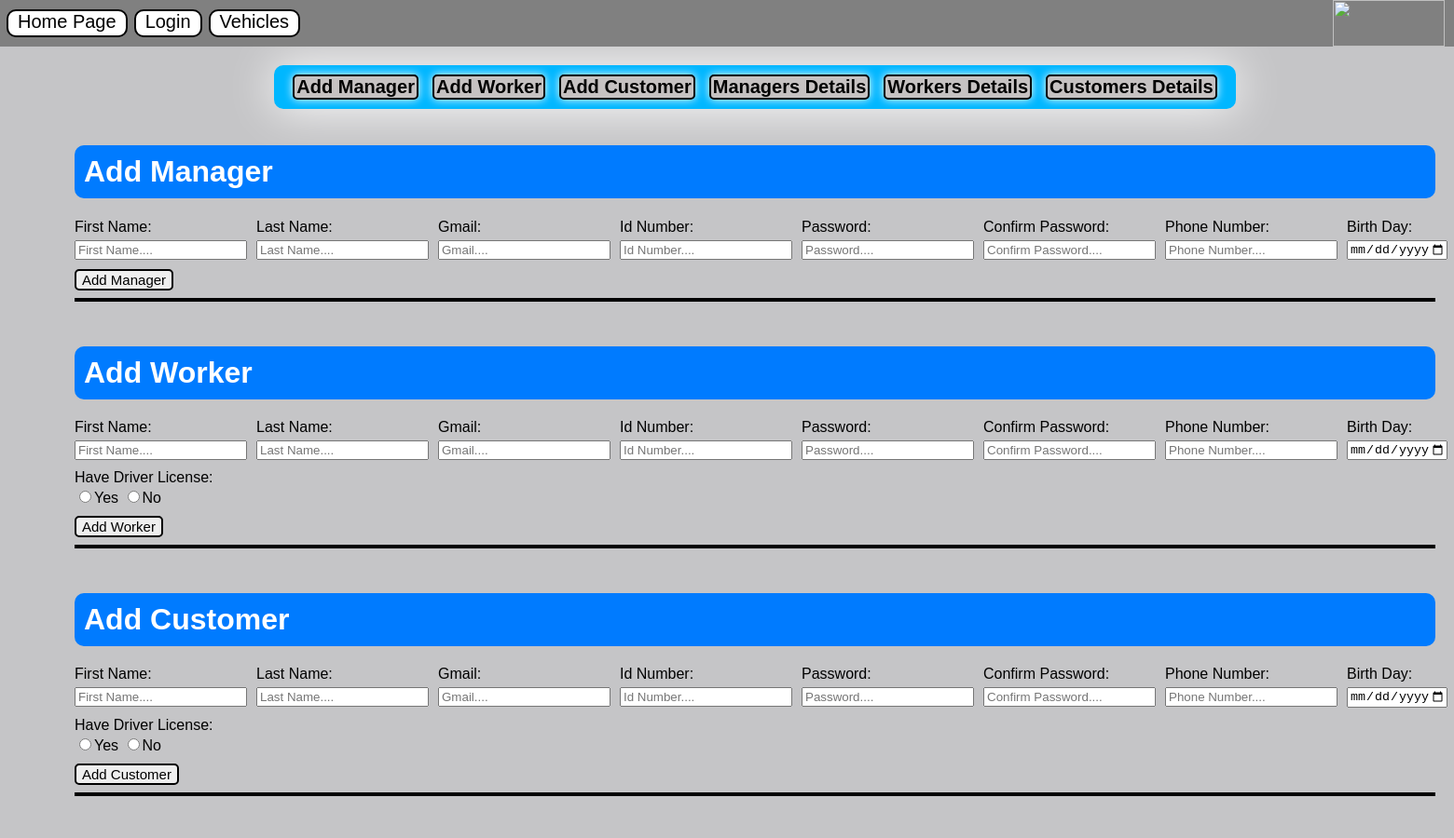
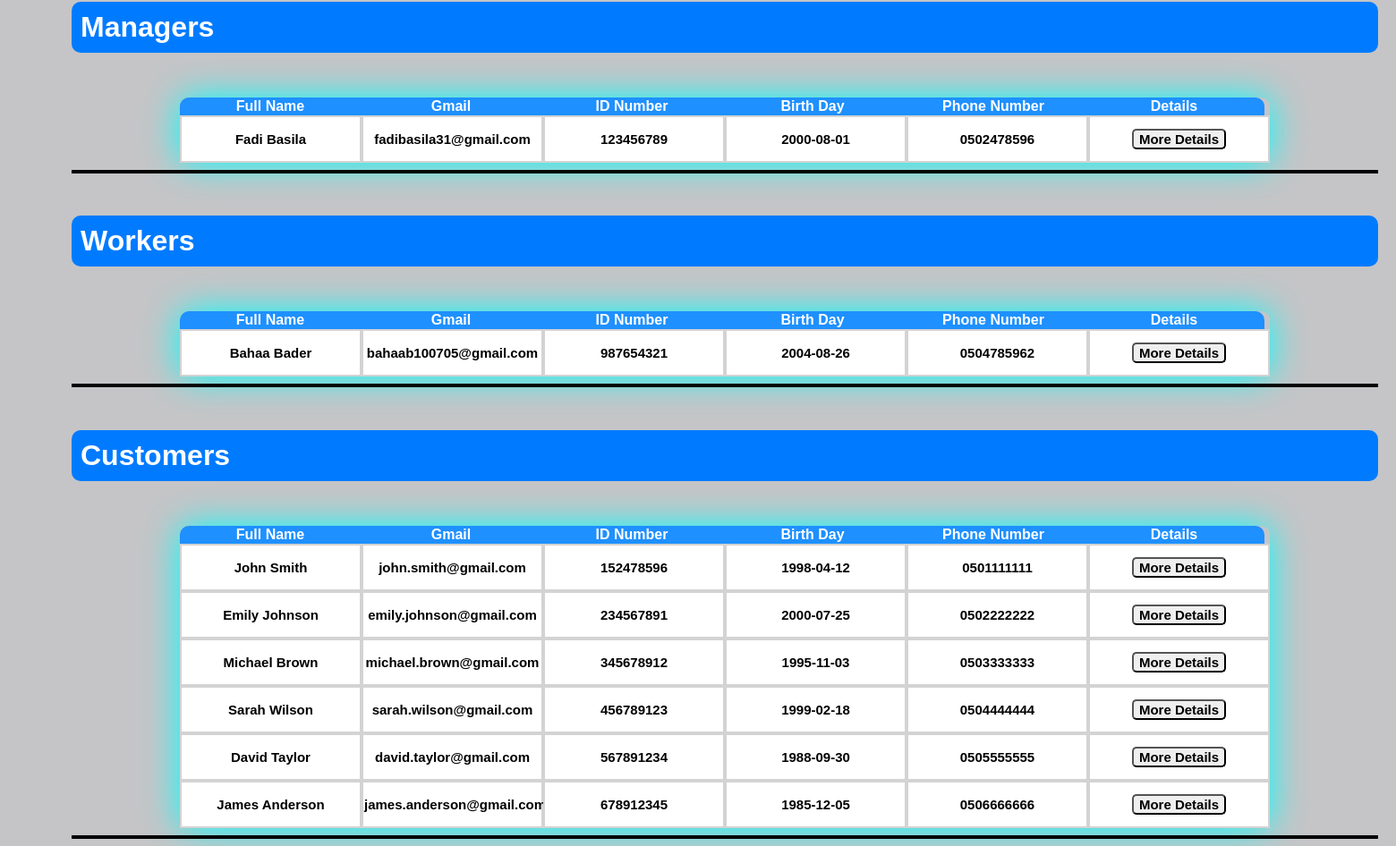
/UserDetails.php, run on the app's committed database (2 pictures, top to bottom).
### tables this page shows
CREATE TABLE IF NOT EXISTS `users` (
  `Id` int NOT NULL AUTO_INCREMENT,
  `FirstName` varchar(250) NOT NULL,
  `LastName` varchar(250) NOT NULL,
  `Gmail` varchar(250) NOT NULL,
  `IdNumber` varchar(9) NOT NULL,
  `Password` varchar(250) NOT NULL,
  `Password1` varchar(250) NOT NULL,
  `Password2` varchar(250) DEFAULT NULL,
  `Password3` varchar(250) DEFAULT NULL,
  `HaveDriverLicense` tinyint(1) NOT NULL DEFAULT '0',
  `Blocked` tinyint(1) NOT NULL DEFAULT '0',
  `FailedTimes` int NOT NULL DEFAULT '0',
  `BirthDay` date NOT NULL,
  `PhoneNumber` varchar(250) DEFAULT NULL,
  `Role` varchar(250) NOT NULL,
  `StartTimeExpired` datetime DEFAULT NULL,
  `EndTimeExpired` datetime DEFAULT NULL,
  PRIMARY KEY (`Id`)
);

### UserDetails.php (the view, shortened to what this page needs)
<?php
    include "Nav.php";
    $con=OpenCon();
?>
<!DOCTYPE html>
<html lang="en">
    <head>
    </head>
    <body>
        <div class="Css1">
            <nav>
                <a href="#addManager">Add Manager</a>
                <a href="#addWorker">Add Worker</a>
                <a href="#addCustomer">Add Customer</a>
                <a href="#ManagersDetails">Managers Details</a>
                <a href="#WorkersDetails">Workers Details</a>
                <a href="#CustomersDetails">Customers Details</a>
            </nav>
            <div id="addManager"></div><br>
            <h1>Add Manager
            </h1>
            <form method="POST">
                <div class="Css2">
                    <div><label>First Name:</label><input type="text" name="Fname" placeholder="First Name...." required></div>
                    <div><label>Last Name:</label><input type="text" name="Lname" placeholder="Last Name...." required></div>
                    <div><label>Gmail:</label><input type="email" name="Gmail" placeholder="Gmail...." required></div>
                    <div><label>Id Number:</label><input type="text" name="IdNumber" placeholder="Id Number...." required></div>
                    <div><label>Password:</label><input type="password" name="Pass1" placeholder="Password...." required></div>
                    <div><label>Confirm Password:</label><input type="password" name="Pass2" placeholder="Confirm Password...." required></div>
                    <div><label>Phone Number:</label><input type="text" name="PhoneNum" placeholder="Phone Number...." required></div>
                    <div><label>Birth Day:</label><input type="date" name="BirthDay" max="<?php echo date('Y-m-d') ?>" required></div>
                </div>
                <button id="AddUser" type="submit" name="AddManager">Add Manager</button>
            </form><hr>
            <div id="addWorker"></div><br>
            <h1>Add Worker
            </h1>
            <form method="POST">
                <div class="Css2">
                    <div><label>First Name:</label><input type="text" name="Fname" placeholder="First Name...." required></div>
                    <div><label>Last Name:</label><input type="text" name="Lname" placeholder="Last Name...." required></div>
                    <div><label>Gmail:</label><input type="email" name="Gmail" placeholder="Gmail...." required></div>
                    <div><label>Id Number:</label><input type="text" name="IdNumber" placeholder="Id Number...." required></div>
                    <div><label>Password:</label><input type="password" name="Pass1" placeholder="Password...." required></div>
                    <div><label>Confirm Password:</label><input type="password" name="Pass2" placeholder="Confirm Password...." required></div>
                    <div><label>Phone Number:</label><input type="text" name="PhoneNum" placeholder="Phone Number...." required></div>
                    <div><label>Birth Day:</label><input type="date" name="BirthDay" max="<?php echo date('Y-m-d') ?>" required></div>
                </div>
                <div>
                    <label style="margin-top: 10px;">Have Driver License:</label>
                    <input type="radio" name="HaveDriverLicense" value="Yes" required>Yes
                    <input type="radio" name="HaveDriverLicense" value="No">No
                </div>
                <button id="AddUser" type="submit" name="AddWorker">Add Worker</button>
            </form><hr>
            <div id="addCustomer"></div><br>
            <h1>Add Customer
            </h1>
            <form method="POST">
                <div class="Css2">
                    <div><label>First Name:</label><input type="text" name="Fname" placeholder="First Name...." required></div>
                    <div><label>Last Name:</label><input type="text" name="Lname" placeholder="Last Name...." required></div>
                    <div><label>Gmail:</label><input type="email" name="Gmail" placeholder="Gmail...." required></div>
                    <div><label>Id Number:</label><input type="text" name="IdNumber" placeholder="Id Number...." required></div>
                    <div><label>Password:</label><input type="password" name="Pass1" placeholder="Password...." required></div>
                    <div><label>Confirm Password:</label><input type="password" name="Pass2" placeholder="Confirm Password...." required></div>
                    <div><label>Phone Number:</label><input type="text" name="PhoneNum" placeholder="Phone Number...." required></div>
                    <div><label>Birth Day:</label><input type="date" name="BirthDay" max="<?php echo date('Y-m-d') ?>" required></div>
                </div>
                <div>
                    <label style="margin-top: 10px;">Have Driver License:</label>
                    <input type="radio" name="HaveDriverLicense" value="Yes" required>Yes
                    <input type="radio" name="HaveDriverLicense" value="No">No
                </div>
                <button id="AddUser" type="submit" name="AddCustomer">Add Customer</button>
            </form><hr>
            <div id="ManagersDetails"></div><br>
            <h1>Managers</h1>
            <table>
                <tr>
                    <th id="thLeft">Full Name</th>
                    <th>Gmail</th>
                    <th>ID Number</th>
                    <th>Birth Day</th>
                    <th>Phone Number</th>
                    <th id="thRight">Details</th>
                </tr>
                <?php
                    $customers=mysqli_query($con,"SELECT * FROM Users");
                    while($c=mysqli_fetch_array($customers)){
                        if($c['Role']=="Manager"){
                            echo "<tr><td><h3>".$c['FirstName']." ".$c['LastName']."</h3></td>
                            <td><h3>".$c['Gmail']."</h3></td>
                            <td><h3>".$c['IdNumber']."</h3></td>
                            <td><h3>".$c['BirthDay']."</h3></td>
                            <td><h3>".$c['PhoneNumber']."</h3></td>
                            <td><form method='post'><input type='hidden' name='UserId' value='".$c['Id']."'><button id='MoreDetails' type='submit' name='MoreDetails'>More Details</form></td>
                            </tr>";
                        }
                    }
                ?>
            </table><hr>
            <div id="WorkersDetails"></div><br>
            <h1>Workers</h1>
            <table>
                <tr>
                    <th id="thLeft">Full Name</th>
                    <th>Gmail</th>
                    <th>ID Number</th>
                    <th>Birth Day</th>
                    <th>Phone Number</th>
                    <th id="thRight">Details</th>
                </tr>
                <?php
                    $Workers=mysqli_query($con,"SELECT * FROM Users");
                    while($w=mysqli_fetch_array($Workers)){
                        if($w['Role']=="Worker"){
                            echo "<tr><td><h3>".$w['FirstName']." ".$w['LastName']."</td>
                            <td><h3>".$w['Gmail']."</h3></td>
                            <td><h3>".$w['IdNumber']."</h3></td>
                            <td><h3>".$w['BirthDay']."</h3></td>
                            <td><h3>".$w['PhoneNumber']."</h3></td>
                            <td><form method='post'><input type='hidden' name='UserId' value='".$w['Id']."'><button id='MoreDetails' type='submit' name='MoreDetails'>More Details</form></td>
                            </tr>";
                        }
                    }
                ?>
            </table><hr>
            <div id="CustomersDetails"></div><br>
            <h1>Customers</h1>
            <table>
                <tr>
                    <th id="thLeft">Full Name</th>
                    <th>Gmail</th>
                    <th>ID Number</th>
                    <th>Birth Day</th>
                    <th>Phone Number</th>
                    <th id="thRight">Details</th>
                </tr>
                <?php
                    $Managers=mysqli_query($con,"SELECT * FROM Users");
                    while($m=mysqli_fetch_array($Managers)){
                        if($m['Role']=="Customer"){
                            echo "<tr><td><h3>".$m['FirstName']." ".$m['LastName']."</td>
                            <td><h3>".$m['Gmail']."</h3></td>
                            <td><h3>".$m['IdNumber']."</h3></td>
                            <td><h3>".$m['BirthDay']."</h3></td>
                            <td><h3>".$m['PhoneNumber']."</h3></td>
                            <td><form method='post'><input type='hidden' name='UserId' value='".$m['Id']."'><button id='MoreDetails' type='submit' name='MoreDetails'>More Details</form></td>
                            </tr>";
                        }
                    }
                ?>
            </table><hr>
        </div>
    </body>
</html>

### Nav.php (shortened to what this page needs)
<!DOCTYPE html>
<html lang="en">
    <head>
    </head>
    <body>
        <nav id="Nav">
            <a href="HomePage.php">Home Page</a>
            <?php
            if(isset($_SESSION['Role'])){
                if($_SESSION['Role']=="Manager"){
                    echo "<a href='Profile.php'>My Profile</a>
                    <a href='UserDetails.php'>Users Details</a>
                    <a href='VehiclesManagement.php'>Vehicles Details</a>
                    <a href='CustomerService.php'>Customer Service</a>
                    <a href='ManagerVehicleManagement.php'>Vehicle Managment</a>
                    <a href='VehicleRentalHistory.php'>Vehicle Rental History</a>
                    <form method='post'><button type='submit' name='Logout'>Logout</button></form>";
                }else if($_SESSION['Role']=="Worker"){
                    echo"<a href='Profile.php'>My Profile</a>
                    <a href='VehiclesManagement.php'>Vehicles Details</a>
                    <a href='CustomerService.php'>Customer Service</a>
                    <form method='post'><button type='submit' name='Logout'>Logout</button></form>";
                }else{
                      echo"<a href='Profile.php'>My Profile</a>
                      <a href='ContactPage.php'>Customer Supprot</a>
                    <form method='post'><button type='submit' name='Logout'>Logout</button></form>";
                }
            }else{
                echo "<a href='Index.php'>Login</a>
                <a href='VehiclesPage.php'>Vehicles</a>";
            }
            ?>
            <img src="Pictures/CarVistaLogo">
        </nav>
    </body>
</html>

### Nav.php (style rules this page uses)
body { font-family: Arial; margin:0px; }
#Nav { height: 50px; position: fixed; top:0px; right: 0px; left:0px; display: flex; background-color: gray; }
#Nav a { text-decoration: none; color:black; margin-top: 10px; margin-left: 7px; margin-bottom: 10px; padding-left: 10px; padding-right: 10px; font-size: 20px; border:2px solid black; border-radius: 10px; background-color: white; }
#Nav img { width:120px; height:50px; position: absolute; right: 10px; top:0px; }
button { cursor:pointer; }

### UserDetails.php (style rules this page uses)
body { font-family: Arial; margin-top: 70px; background-color: #c5c5c7; }
.Css1 { margin-left: 80px; margin-right: 20px; }
.Css1 nav { background-color: #00b7ff; display:flex; justify-self: center; gap:15px; padding-left:20px; padding-right: 20px; padding-top:10px; padding-bottom:10px; border-radius: 10px; box-shadow:0px 0px 50px white; }
.Css1 nav a { text-decoration: none; border:2px black solid; cursor: pointer; background-color: #c6c2c2; font-size: 20px; color:black; border-radius: 5px; padding-left: 2px; padding-right: 2px; font-weight: bold; box-shadow:0px 0px 10px white; }
.Css2 { display: flex; gap: 10px; }
table { border-radius: 10px; margin-top: 50px; display: flex; justify-self: center; border-spacing: 0px; box-shadow: 0px 0px 40px cyan; }
th { color:white; background-color: dodgerblue; display: inline-block; width: 200px; }
td { background-color: white; border: 2px solid lightgray; display: inline-block; width: 197px; }
h1 { background: #007bff; color: white; padding: 10px; border-radius: 10px; }
h3 { font-size:15px; text-align: center; }
label { display: block; }
input { margin-top: 5px; }
hr { border: 2px solid black; color: black; }
#AddUser { font-size: 15px; margin-top: 10px; border-radius: 5px; border:2px solid black; }
#thLeft { border-top-left-radius:10px; }
#thRight { border-top-right-radius: 10px; }
#MoreDetails { border-radius:5px; font-size:15px; font-weight: bold; display:flex; justify-self: center; align-items: center; margin-top: 12px; margin-bottom: 12px; }

### data on the page
users: FirstName "Fadi", LastName "Basila", Gmail "fadibasila31@gmail.com", IdNumber "123456789", BirthDay "2000-08-01", PhoneNumber "0502478596"
users: FirstName "Bahaa", LastName "Bader", Gmail "bahaab100705@gmail.com", IdNumber "987654321", BirthDay "2004-08-26", PhoneNumber "0504785962"
users: FirstName "John", LastName "Smith", Gmail "john.smith@gmail.com", IdNumber "152478596", BirthDay "1998-04-12", PhoneNumber "0501111111"
users: FirstName "Emily", LastName "Johnson", Gmail "emily.johnson@gmail.com", IdNumber "234567891", BirthDay "2000-07-25", PhoneNumber "0502222222"
users: FirstName "Michael", LastName "Brown", Gmail "michael.brown@gmail.com", IdNumber "345678912", BirthDay "1995-11-03", PhoneNumber "0503333333"
users: FirstName "Sarah", LastName "Wilson", Gmail "sarah.wilson@gmail.com", IdNumber "456789123", BirthDay "1999-02-18", PhoneNumber "0504444444"
users: FirstName "David", LastName "Taylor", Gmail "david.taylor@gmail.com", IdNumber "567891234", BirthDay "1988-09-30", PhoneNumber "0505555555"
users: FirstName "James", LastName "Anderson", Gmail "james.anderson@gmail.com", IdNumber "678912345", BirthDay "1985-12-05", PhoneNumber "0506666666"
